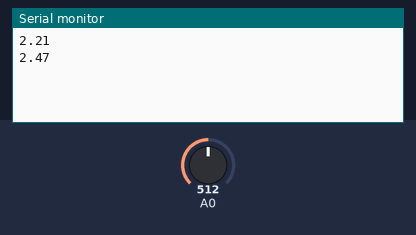
This sketch was run on a simulated Arduino Uno, built with avr-gcc and run on an emulated ATmega328P. On the bench: the last lines printed to the serial monitor. Inputs (shaded band) come from the test bench; at power-on: A0 = 512.

Above: at 1.2 s.
1.3 s: A0 set to 716
At 2.6 s:
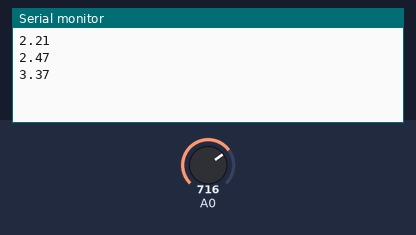
2.8 s: A0 set to 900
At 3.8 s:
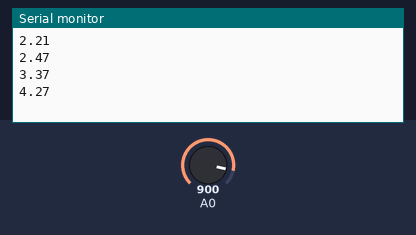
Timing chart, 0 to 5.8 s (numbered marks = the images above; inputs shaded):
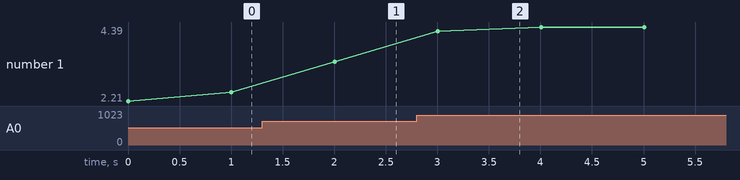

The sketch:

sketch_mar2.ino
```cpp
float Analogin;
void setup()
{
  Serial.begin(9600);

}

void loop()
{
  int i;
  float Vin;
  for(i=0;i<=5;i++)
    {
      Analogin=0.7*Analogin+0.3*analogRead(A0);
     }
   Vin=Analogin*5/1024;
   Serial.println(Vin);
   delay(1000);

}
```

Measured:
- after the input at 1.3 s, the serial monitor: prints a new line after 0.70 s (image 1)
- after the input at 2.8 s, the serial monitor: prints a new line after 0.20 s (image 2)
- plotted number 1: 2.47 → 3.37 after the input at 1.3 s, 3.37 → 4.39 after the input at 2.8 s
